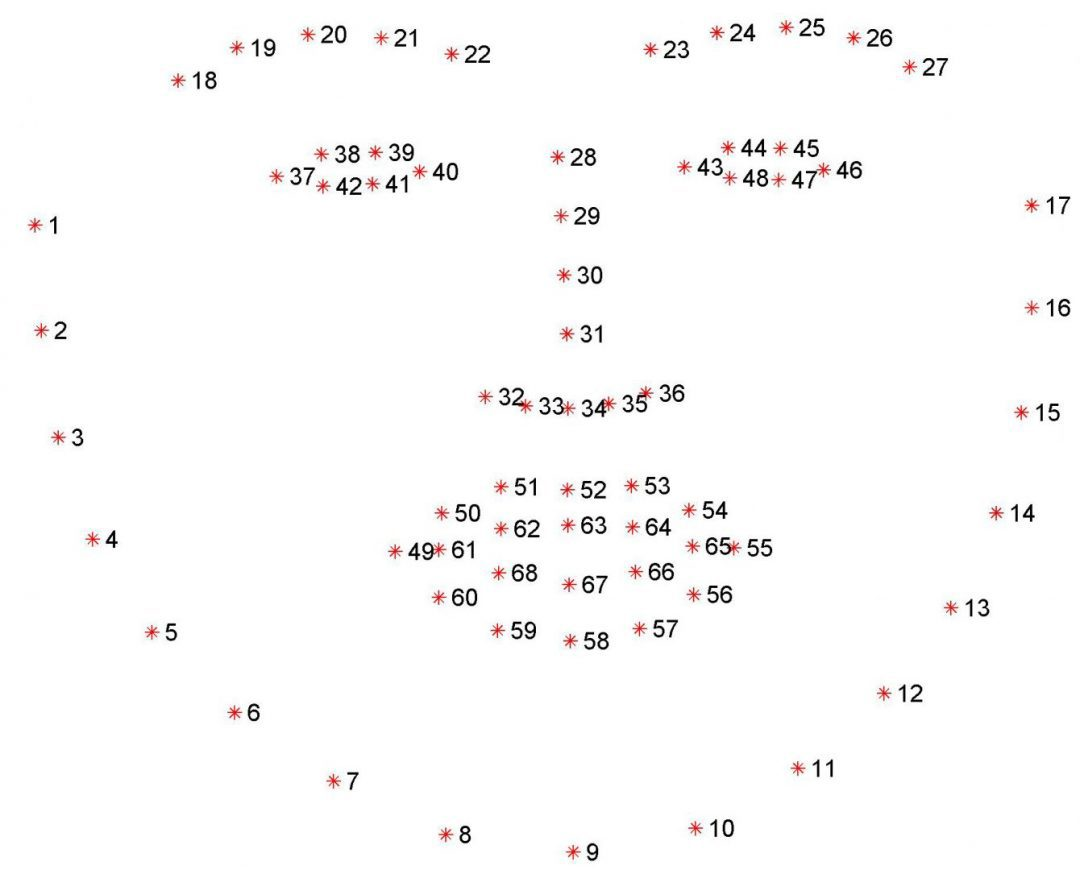
#> input picture facial_landmarks_68markup.jpg, 1080 x 870 px; its folder holds only this picture in this run
$ python -i lowpoly_v3.py   (imports and definitions only)   (older library calls are emulated)
#> lines starting #> are read from the running program, lines starting #| are printed output that depends on the picture; after the words box and inside, x2 and y2 are one past the last pixel; in counts of white or black regions, pixels touching at a corner belong together
import matplotlib.pyplot as plt
import shapely.geometry
import cv2
import numpy as np
import util_contours
import os
#import topojson as tp
#import geopandas as gpd

#BGR!!!!

color_assignment = { #color from original segmentation (grayscale) to final color
    170: (0,64,158,255),
    174: (64,49,47,255),
    239: (111,128,191,255)
}

def simplify(polygon, tolerance = 4.0):#5.0
    """ Simplify a polygon with shapely.
    Polygon: ndarray
        ndarray of the polygon positions of N points with the shape (N,2)
    """
    poly = shapely.geometry.Polygon(polygon)
    poly_s = poly.simplify(tolerance=tolerance, preserve_topology=False)
    # convert it back to numpy
    return np.array(poly_s.boundary.coords[:])

def addAlpha(img):
    # [4 lines of commented-out code are left out]
    b_channel, g_channel, r_channel = cv2.split(img)
    #alpha_channel = np.ones(b_channel.shape, dtype=b_channel.dtype) * 0
    alpha_channel = np.zeros(b_channel.shape, dtype=b_channel.dtype)
    img_BGRA = cv2.merge((b_channel, g_channel, r_channel, alpha_channel))
    return img_BGRA

def pixelate(input, w, h): # w,h  Desired "pixelated" size
    height, width = input.shape[:2]
    # Resize input to "pixelated" size
    temp = cv2.resize(input, (w, h),  interpolation=cv2.INTER_NEAREST)#cv2.INTER_LINEAR antialiasing
    # Initialize output image
    output = cv2.resize(temp, (width, height), interpolation=cv2.INTER_NEAREST)
    return output

def process(inputpath, outputpath):
#> called with inputpath = 'facial_landmarks_68markup.jpg', outputpath = 'out.png'
    print("process("+inputpath+", "+outputpath+")")
    #Read image with opencv
    im = cv2.imread(inputpath)
#> im is the input picture: shape (870, 1080, 3); mean B, G, R 250.7, 250.7, 251.3
    assert im is not None, "file could not be read, check with os.path.exists()"
    #cv2.imshow("title", im)
    #cv2.waitKey()
    height, width = im.shape[:2]
#> height = 870; width = 1080
    imgray = cv2.cvtColor(im, cv2.COLOR_BGR2GRAY)
    imcolor = np.zeros_like(im)
    imcolor = addAlpha(imcolor)
#> in addAlpha, `b_channel, g_channel, r_channel = cv2.split(img)`: b_channel: shape (870, 1080); every value is 0
#> in addAlpha, `b_channel, g_channel, r_channel = cv2.split(img)`: img: shape (870, 1080, 3); every value is 0
#> in addAlpha, `img_BGRA = cv2.merge((b_channel, g_channel, r_channel, alpha_channel))`: img_BGRA: shape (870, 1080, 4); every value is 0

    #split image in C color regions (with a minimum of 1000 pixels)
    selected_contours = []
    contours_simplified = []
    colorNum = 0
    totalContours = 0
    unique = np.unique(imgray)
#> unique = 256 values from 0 to 255
    for i, color in enumerate(unique):
        mask = np.zeros_like(imgray)
        mask[imgray == color] = 255
        area = cv2.countNonZero(mask)
        if area > 1000 and area < height*width/2: #avoid the frame contour
            #split color mask in N contours (with a minimum of area > 10)
            ret, thresh = cv2.threshold(mask, 127, 255, 0)
            image, contours, hierarchy = cv2.findContours(thresh, cv2.RETR_LIST, cv2.CHAIN_APPROX_SIMPLE)
            #Retrieval modes: https://docs.opencv.org/4.x/d3/dc0/group__imgproc__shape.html#ga819779b9857cc2f8601e6526a3a5bc71
            #RETR_TREE, RETR_LIST, RETR_EXTERNAL
            #Contour approx mode: https://docs.opencv.org/4.x/d3/dc0/group__imgproc__shape.html#ga4303f45752694956374734a03c54d5ff
            #CHAIN_APPROX_NONE,
            #offset:
            for j, contour in enumerate(contours):
                if cv2.contourArea(contour) > 10:
                    print("Color number "+str(colorNum)+"="+str(color))
                    # [5 lines of commented-out code are left out]
                    try:
                        simplifiedContour = simplify(np.squeeze(contour))
                        #Convert shapely polygon (N, 2) to opencv contour (N-1, 1, 2)
                        simplifiedContourReshaped = np.array(simplifiedContour).reshape((-1,1,2)).astype(np.int32)
                        #cv2.fillPoly(mask, pts =[simplifiedContourReshaped], color=(255,255,255))
                        cv2.fillPoly(imcolor, pts =[simplifiedContourReshaped], color=color_assignment[color])
                        #cv2.imshow("title", mask)
                        #cv2.waitKey()
                        totalContours = totalContours+1

                    except:
                        print("Contour discarded as contains multi-part geometries")
            colorNum = colorNum+1
#> this loop made 256 passes
#> (area, contours) on passes 242 to 251: (1145, 1039 contours, all with area under 20), (1275, 1143 contours, all with area under 20), (1413, 1267 contours, all with area under 20), (1696, 1435 contours, all with area under 20), (1930, 1643 contours, all with area under 20), (2329, 1890 contours, all with area under 20), (2725, 2160 contours, all with area under 20), (3314, 2414 contours, all with area under 20), (3831, 2659 contours, all with area under 20), (4846, 2933 contours, all with area under 20)
#> area on passes 1 to 6: 700, 216, 160, 174, 182, 189
#> (printed output is left out)
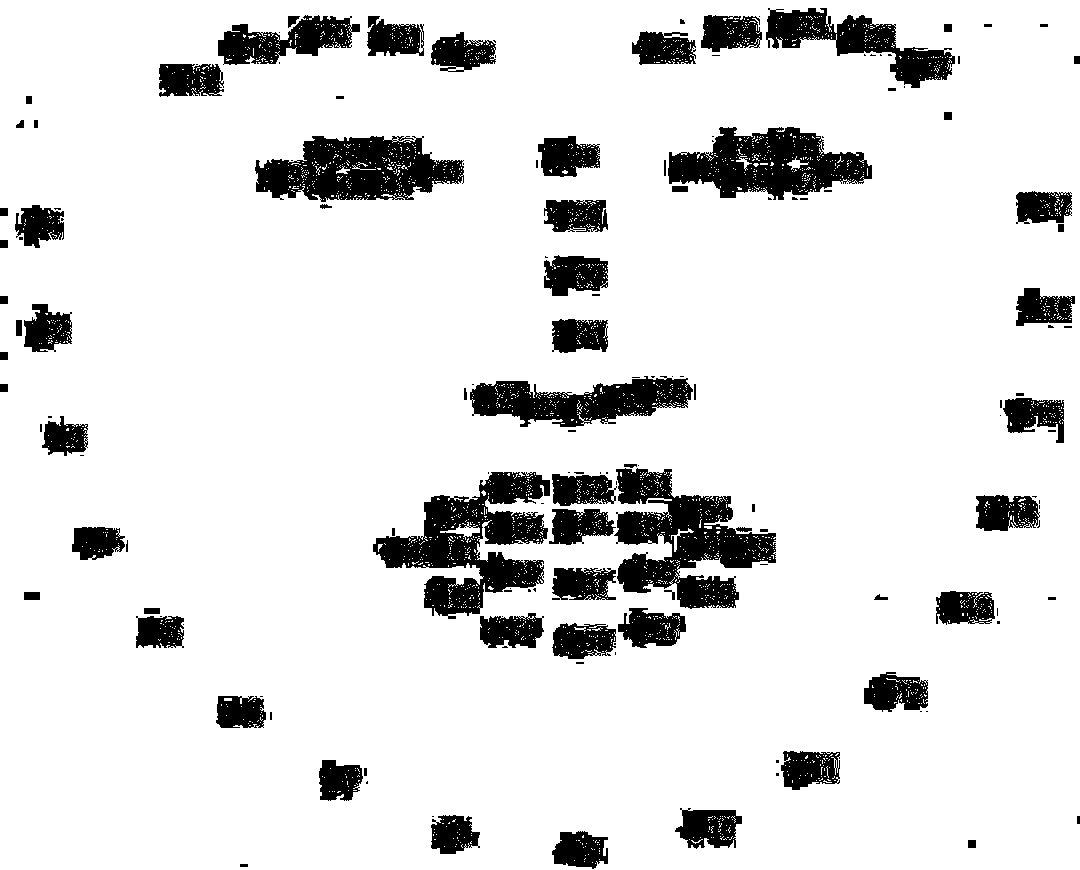
#> mask: shape (870, 1080); 88.3% white; 157 black regions (78 under 20 px), largest, box (x1, y1, x2, y2) and area: (373, 472, 550, 619) 11806, (614, 468, 776, 609) 11365, (255, 136, 464, 202) 8983
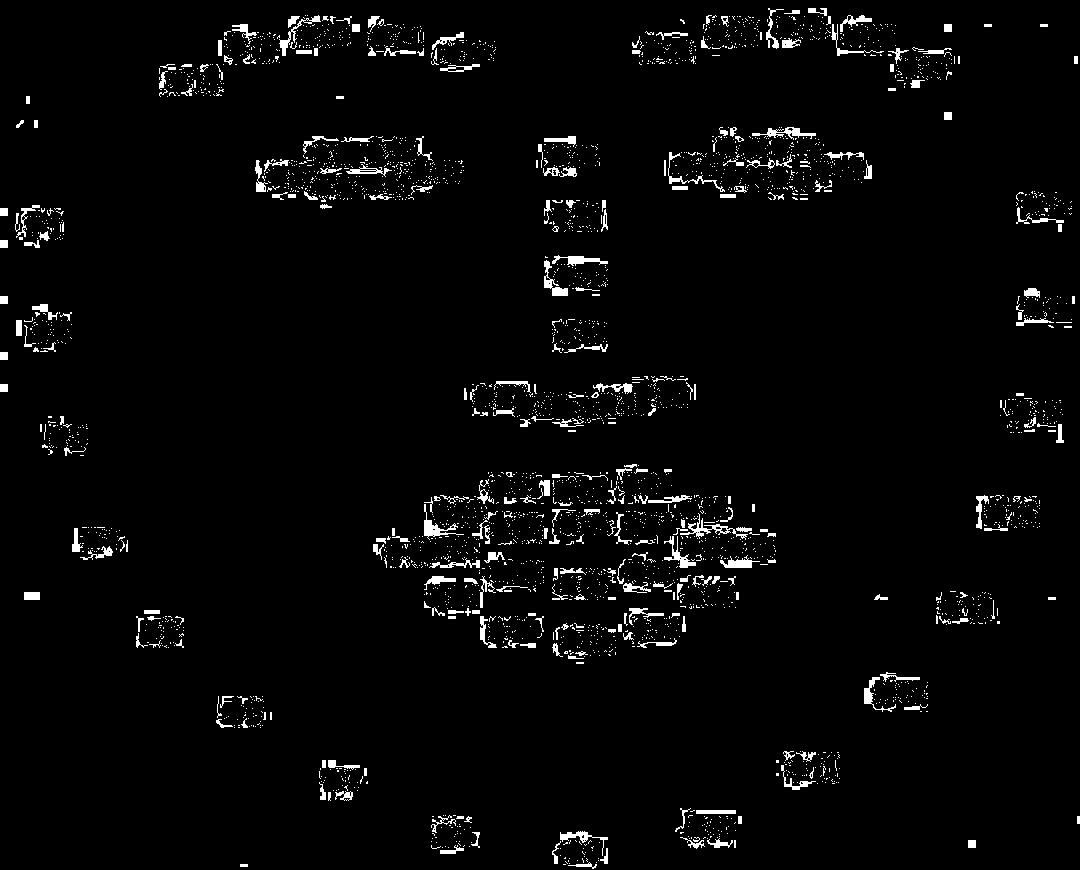
#> thresh: shape (870, 1080); 2.8% white; 3188 white regions (2885 under 20 px), largest, box (x1, y1, x2, y2) and area: (680, 513, 748, 540) 345, (424, 504, 464, 540) 316, (752, 127, 816, 140) 297
#> after the loop, colorNum = 14; totalContours = 0
    imcolor = pixelate(imcolor, 512, 512)
#> in pixelate, `temp = cv2.resize(input, (w, h),  interpolation=cv2.INTER_NEAREST)#cv2..`: temp: shape (512, 512, 4); every value is 0
    #cv2.imshow("title", imcolor)
    #cv2.waitKey()
    print("cv2.imwrite("+outputpath+")")
    print("Found "+str(colorNum)+" colors")
    print("Found "+str(totalContours)+" contours")
    cv2.imwrite(outputpath, imcolor)

inputpath = '/Users/rtous/DockerVolume/seg4art/data/scenes/tiktok2/out_pngs'
outputpath = '/Users/rtous/DockerVolume/seg4art/data/scenes/tiktok2/out_opencv/'
# [3 lines not run here, left out]

>>> result = process('facial_landmarks_68markup.jpg', 'out.png')
